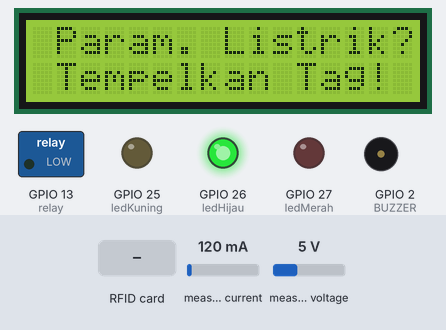
Simulated run of this sketch. Board: ESP32. Shown: 16×2 character LCD, switched loads named in the sketch (green lamp = pin HIGH), output pins drawn as LEDs (lit = HIGH), buzzer (waves = sounding, pin HIGH). The test bench sets the inputs (shaded band); at power-on: measured current 120 mA, measured voltage 5 V. WiFi joins after 1.5 s; servers stay silent unless stated; storage starts empty; what the sketch prints to the serial monitor is not drawn.

Above: at 3.3 s.
3.4 s: RFID card A5 20 0C 46 held to the reader
At 4.1 s:
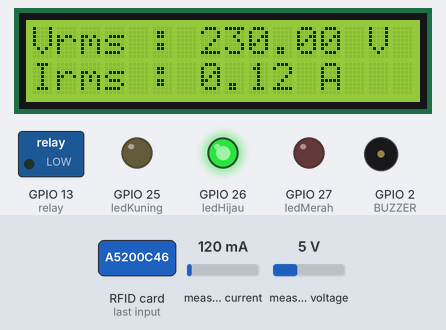
4.9 s: measured current set to 40 mA
At 7.4 s:
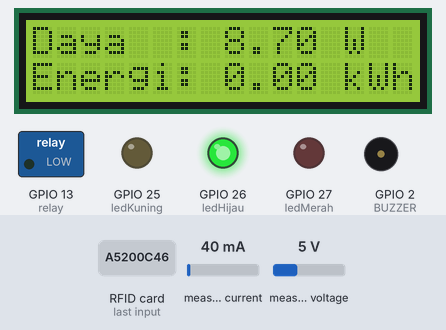
7.9 s: measured voltage set to 0.3 V
At 11.8 s:
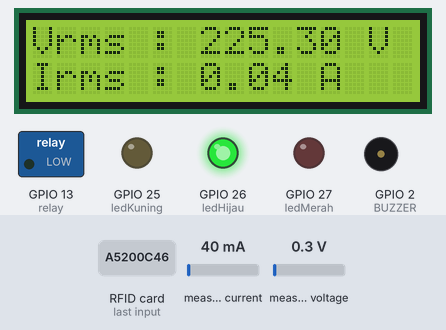
Timing chart, 0 to 13.3 s (numbered marks = the images above; inputs shaded):
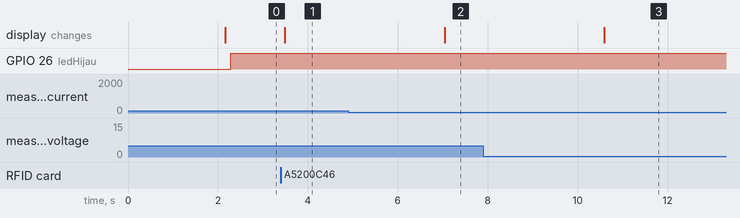

The sketch:

Coding.ino
```cpp
//Pengambilan Library Sensor RFID
#include <MFRC522.h>
#include <SPI.h>
//Pengambilan Library LCD
#include <LiquidCrystal_I2C.h>

//Pengambilan Library Untuk Web Server
#include "WiFi.h"
#include "ESPAsyncWebServer.h"
#include "SPIFFS.h"

//Pengambilan Library Sensor PZEM004T Versi 3.0
#include <PZEM004Tv30.h>
PZEM004Tv30 pzem(&Serial2);

//GPIO LED
const int ledMerah = 27; //GPIO 27
const int ledKuning = 25; //GPIO 25
const int ledHijau = 26; //GPIO 26

//setting PWM properties
const int frekuensi = 5000;
const int ledChannelKuning = 0;
const int resolution = 8;

//multitask
TaskHandle_t Task1;
TaskHandle_t Task2;

//Inisialisasi Aktuator
const int relay = 13;
const int PIN_RST = 15;
const int PIN_SS  = 4;
const int BUZZER  = 2;

// Pembuatan objek MFRC522
String uidTag;
MFRC522 mfrc(PIN_SS, PIN_RST);   //sda pin (Pin ss)

float daya, energi, tegangan, arus;
LiquidCrystal_I2C lcd(0x27, 16, 2);

// Replace with your network credentials
const char* ssid = "Cendrawasih";
const char* password = "cendrawasih";

// Create AsyncWebServer object on port 80
AsyncWebServer server(80);

String getTegangan(){
    return String(tegangan);
}

String getArus(){
    return String(arus);
}

String getDaya(){
    return String(daya);
}

String getEnergi(){
    return String(energi);
}

void setup() {
  // put your setup code here, to run once:
  Serial.begin(115200);
  SPI.begin();
  mfrc.PCD_Init();
  pinMode(ledHijau, OUTPUT);
  pinMode(ledMerah, OUTPUT);
  pinMode(relay, OUTPUT);
  pinMode(BUZZER, OUTPUT);
  lcd.init();
  lcd.backlight();
  lcd.blink_on();

  //konfigurasi fungsi LED PWM
  ledcSetup(ledChannelKuning, frekuensi, resolution);

  //menghubungkan channel ke GPIO untuk bisa dikontrol
  ledcAttachPin(ledKuning,ledChannelKuning);

  //SPIFFS
  if (! SPIFFS.begin (true)) {
    Serial.println ("An Error has occurred while mounting SPIFFS");
    return;
  }

  // Connect to Wi-Fi
  WiFi.begin(ssid, password);
  while (WiFi.status() != WL_CONNECTED) {
    delay(1000);
    Serial.println("Connecting to WiFi..");
  }

  // Print ESP32 Local IP Address
    Serial.println(WiFi.localIP());

  // Route for web page
  server.on ("/", HTTP_GET, [] (AsyncWebServerRequest * request) {
  request-> send (SPIFFS, "/Webserver_spowcom.html");
  });

  server.on ("/style.css", HTTP_GET, [] (AsyncWebServerRequest * request) {
  request-> send (SPIFFS, "/style.css", "text/css");
  });

  server.on("/image.png", HTTP_GET, [](AsyncWebServerRequest *request){
  request->send(SPIFFS, "/image.png", "image/png");
  });

  server.on("/timer.png", HTTP_GET, [](AsyncWebServerRequest *request){
  request->send(SPIFFS, "/timer.png", "timer/png");
  });

  server.on ("/chart.js", HTTP_GET, [] (AsyncWebServerRequest * request) {
  request-> send (SPIFFS, "/chart.js", "text/js");
  });

  server.on ("/app.js", HTTP_GET, [] (AsyncWebServerRequest * request) {
  request-> send (SPIFFS, "/app.js", "app/js");
  });

  server.on ("/tegangan", HTTP_GET, [] (AsyncWebServerRequest * request) {
  request-> send_P (200, "text / plain", getTegangan().c_str ());
  });

  server.on ("/arus", HTTP_GET, [] (AsyncWebServerRequest * request) {
  request-> send_P (200, "text / plain", getArus().c_str ());
  });

  server.on ("/daya", HTTP_GET, [] (AsyncWebServerRequest * request) {
  request-> send_P (200, "text / plain", getDaya().c_str ());
  });

  server.on ("/energi", HTTP_GET, [] (AsyncWebServerRequest * request) {
  request-> send_P (200, "text / plain", getEnergi().c_str ());
  });

  // start server
  server.begin ();

  xTaskCreatePinnedToCore(
                    Task1code,   /* Task function. */
                    "Task1",     /* name of task. */
                    10000,       /* Stack size of task */
                    NULL,        /* parameter of the task */
                    1,           /* priority of the task */
                    &Task1,      /* Task handle to keep track of created task */
                    0);          /* pin task to core 0 */

  xTaskCreatePinnedToCore(
                    Task2code,   /* Task function. */
                    "Task2",     /* name of task. */
                    10000,       /* Stack size of task */
                    NULL,        /* parameter of the task */
                    2,           /* priority of the task */
                    &Task2,      /* Task handle to keep track of created task */
                    1);          /* pin task to core 1 */
}

void Task1code( void * pvParameters ){
  Serial.print("Task1 running on core ");
  Serial.println(xPortGetCoreID());

  for(;;){
    //menghitung besaran listrik
    tegangan = pzem.voltage(); //volt
    arus = pzem.current(); //ampere
    daya = pzem.power(); //watt
    energi = pzem.energy(); //kWh
    vTaskDelay(50 / portTICK_PERIOD_MS);

    if(energi < 0.8){
      digitalWrite(ledHijau, HIGH);
      digitalWrite(ledMerah, LOW);
    } else {
      digitalWrite(ledHijau, LOW);
      digitalWrite(ledMerah, HIGH);
    }

    if(energi >= 0.8 || daya > 1000){
      digitalWrite(ledMerah, HIGH);
      for(int dutyCycle = 0; dutyCycle <= 255; dutyCycle++){
        // changing the LED brightness with PWM
        ledcWrite(ledChannelKuning, dutyCycle);
        delay(15);
      }
      // menurunkan LED brightness
      for(int dutyCycle = 255; dutyCycle >= 0; dutyCycle--){
        // ubah LED brightness dengan PWM
        ledcWrite(ledChannelKuning, dutyCycle);
        delay(10);
      }
    }
  }
}

void Task2code( void * pvParameters ){
  Serial.print("Task2 running on core ");
  Serial.println(xPortGetCoreID());

  for(;;){
    Serial.print("Daya : ");
    Serial.print(daya);
    Serial.println(" W");
    Serial.print("Energi : ");
    Serial.print(energi);
    Serial.println(" kWh");
    Serial.print("Tegangan : ");
    Serial.print(tegangan);
    Serial.println(" V");
    Serial.print("Arus : ");
    Serial.print(arus);
    Serial.println(" A");
    Serial.println(WiFi.localIP());
    Serial.println("");
    if(energi >= 0.8){
      digitalWrite(BUZZER, HIGH);
      delay(500);
      digitalWrite(BUZZER, LOW);
    } else {
      digitalWrite(BUZZER, LOW);
    }
    delay(1000);
    vTaskDelay(60 / portTICK_PERIOD_MS);
  }
}

void displayParameter_Listrik(){
  lcd.clear();
  lcd.setCursor(0, 0);
  lcd.print("Vrms :");
  lcd.setCursor(7, 0);
  lcd.print(tegangan);
  lcd.print(" V          ");
  lcd.setCursor(0, 1);
  lcd.print("Irms :");
  lcd.setCursor(7, 1);
  lcd.print(arus);
  lcd.print(" A          ");
  delay(3500);
  lcd.clear();
  lcd.setCursor(0, 0);
  lcd.print("Daya  :");
  lcd.setCursor(8, 0);
  lcd.print(daya);
  lcd.print(" W          ");
  lcd.setCursor(0, 1);
  lcd.print("Energi:");
  lcd.setCursor(8, 1);
  lcd.print(energi);
  lcd.print(" kWh          ");
  delay(3500);
}

void loop() {
  // put your main code here, to run repeatedly:
  lcd.setCursor (0, 0);
  lcd.print(" Param. Listrik?");
  lcd.setCursor (0, 1);
  lcd.print(" Tempelkan Tag! ");

  // Cek untuk kartu yang baru disisipkan
  if (!mfrc.PICC_IsNewCardPresent())
    return;

  // Jika nomor tag tidak diperoleh
    if (!mfrc.PICC_ReadCardSerial())
    return;

  // Peroleh UID pada tag
  uidTag = "";
  for (byte j = 0; j < mfrc.uid.size; j++) {
    char teks[3];
    sprintf(teks, "%02X", mfrc.uid.uidByte[j]);
    uidTag += teks;
  }

  Serial.print(" UID : ");
  Serial.println(uidTag);

  if(uidTag.substring(0) == "A5200C46") {
    if (isnan(daya) && isnan(energi) && isnan(tegangan) && isnan(arus)) {
      Serial.print("Gagal Membaca Parameter Listrik");
      lcd.clear();
      lcd.setCursor(0, 0);
      lcd.print("Gagal Membaca");
      lcd.setCursor(0, 1);
      lcd.print("Param. Listrik!");
    } else {
      displayParameter_Listrik();
      displayParameter_Listrik();
      displayParameter_Listrik();
      displayParameter_Listrik();
      displayParameter_Listrik();
    }
    Serial.println();
    delay(3500);
    lcd.clear();
  } else {
    lcd.clear();
    lcd.setCursor (0, 1);
    lcd.print("Akses ditolak !!");
    delay (1500);
  }
  // Ubah status kartu ACTIVE ke status HALT
  mfrc.PICC_HaltA();
}
```

Measured:
- after the input at 3.4 s, the display: changes after 0.09 s (image 1)
- after the input at 4.9 s, the display: changes after 2.1 s (image 2)
- after the input at 7.9 s, the display: changes after 2.7 s (image 3)
